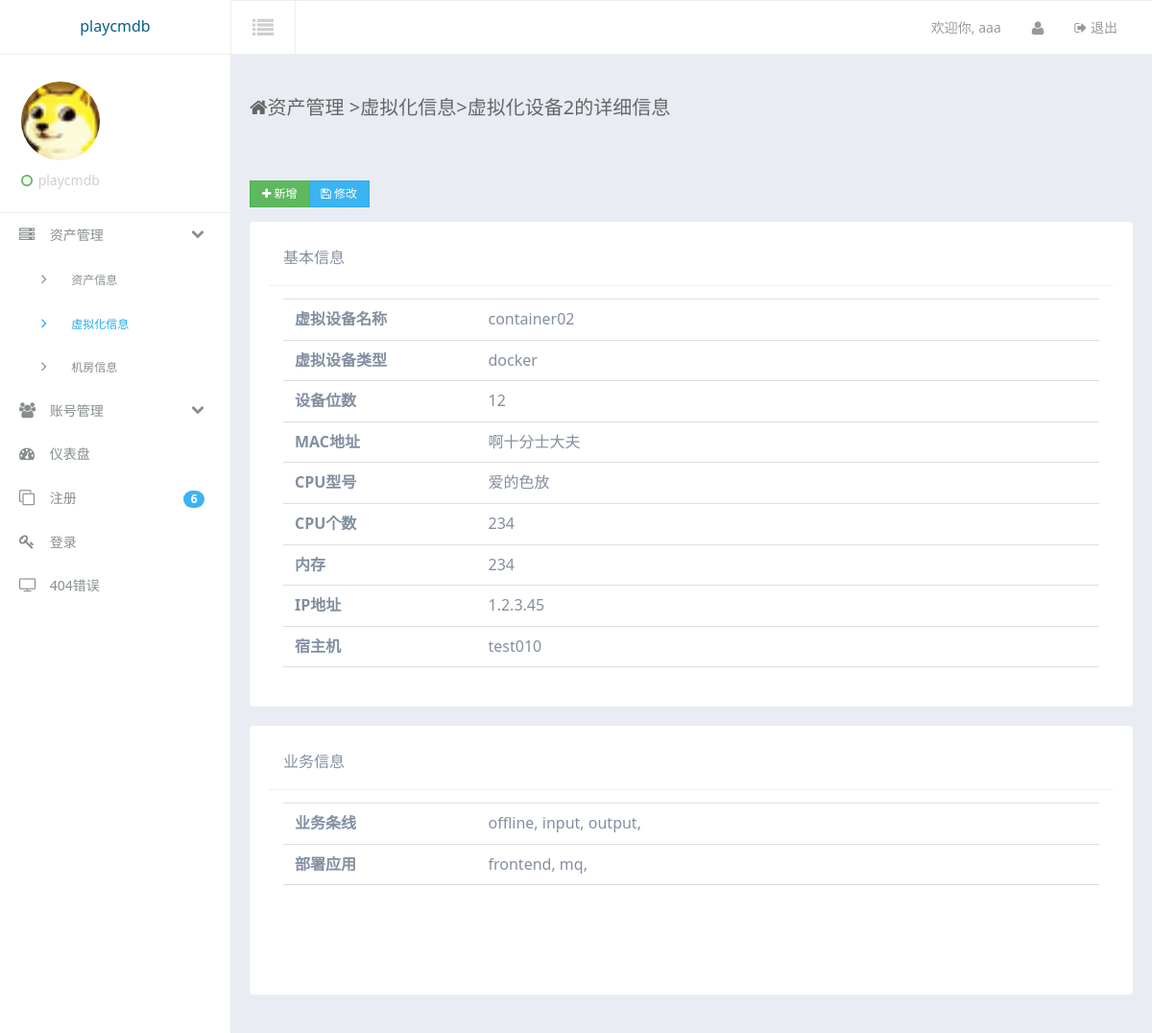
Page /assets/details_vm/2/ (signed in) on the committed database.
### accounts/models.py (models this page shows, shortened)
class UserInfo(models.Model):
    username = models.CharField(max_length=50,verbose_name = u'用户名')
    password = models.CharField(max_length=50,verbose_name = u'密码')
    type = models.ForeignKey('UserType',verbose_name = u'用户类型')
    realname = models.CharField(max_length=20,verbose_name = u'真实姓名')
    telphone = models.CharField(max_length=12,verbose_name = u'用户电话')

### assets/models.py (models this page shows, shortened)
class VirtualMachineInfo(models.Model):
    virtual_name = models.CharField(max_length = 40,unique=True,verbose_name = u'虚拟设备名称')
    virtual_type = models.ForeignKey('VirtualType',verbose_name = u'虚拟设备类型')
    machine_type = models.CharField(max_length = 40,verbose_name = u'虚拟设备位数')
    timestamp = models.DateTimeField(auto_now_add = True,verbose_name = u'创建时间')
    last_modified = models.DateTimeField(auto_now = True,verbose_name = u'最后修改时间')
    ip = models.CharField(max_length = 20,unique=True,verbose_name = u'IP地址')
    mac = models.CharField(max_length = 20,verbose_name = u'MAC地址')
    memery_size = models.CharField(max_length = 20,verbose_name = u'内存')
    cpu = models.CharField(max_length = 20,verbose_name = u'cpu型号')
    cpu_cores = models.CharField(max_length = 10,verbose_name = u'cpucore数量')
    cpu_pyhsical = models.CharField(max_length = 10,verbose_name = u'cpu物理数量')
    business = models.ManyToManyField(BusinessInfo,related_name='virtual_business',verbose_name = u'归属的业务条线')
    app = models.ManyToManyField(ApplicationInfo,related_name='virtual_application',verbose_name = u'部署的应用')
    status = models.CharField(max_length=1, choices=STATUS_CHOICES,default='d')
    host = models.ForeignKey('AssetInfo',verbose_name = u'宿主机')

class VirtualType(models.Model):
    type_name = models.CharField(max_length = 60,verbose_name = u'虚拟设备类型名称')
    def __unicode__(self):
        return self.type_name

class AssetInfo(models.Model):
    asset_name = models.CharField(max_length = 40,unique=True,verbose_name = u'设备名称')
    asset_type = models.ForeignKey('AssetType',verbose_name = u'资产类型')
    system_type = models.ForeignKey('SystemType',verbose_name = u'系统类型')
    machine_type = models.CharField(max_length = 40,verbose_name = u'设备位数')
    product = models.CharField(max_length = 40,verbose_name = u'产品名称')
    serial_number = models.CharField(max_length = 40,unique=True,verbose_name = u'设备序列号')
    timestamp = models.DateTimeField(auto_now_add = True,verbose_name = u'创建时间')
    last_modified = models.DateTimeField(auto_now = True,verbose_name = u'最后修改时间')
    location = models.ForeignKey('ServerRoom',verbose_name = u'资产所在位置')
    rack = models.CharField(max_length=20,verbose_name = u'机架位置')
    size = models.CharField(max_length=20,verbose_name = u'尺寸')
    ip = models.CharField(max_length = 20,unique=True,verbose_name = u'IP地址')
    mac = models.CharField(max_length = 20,verbose_name = u'MAC地址')
    memery_size = models.CharField(max_length = 20,verbose_name = u'内存')
    cpu = models.CharField(max_length = 20,verbose_name = u'cpu型号')
    cpu_cores = models.CharField(max_length = 10,verbose_name = u'cpucore数量')
    cpu_pyhsical = models.CharField(max_length = 10,verbose_name = u'cpu物理数量')
    business = models.ManyToManyField(BusinessInfo,related_name='asset_business',verbose_name = u'归属的业务条线')
    app = models.ManyToManyField(ApplicationInfo,related_name='asset_application',verbose_name = u'部署的应用')
    status = models.CharField(max_length=1, choices=STATUS_CHOICES,default='d')
    def __unicode__(self):
        return self.asset_name

### business/models.py (models this page shows)
class BusinessInfo(models.Model):
    business_name = models.CharField(max_length=50,verbose_name = u'业务条线')
    def __unicode__(self):
        return self.business_name

class ApplicationInfo(models.Model):
    app_name = models.CharField(max_length=50,verbose_name = u'应用名称')
    def __unicode__(self):
        return self.app_name

### assets/views.py (the view)
# urls.py: url(r'^details_vm/(?P<id>\w+)/$',details_vm),
@is_login_auth
def details_vm(request,id):
    ret = {'VirtualObj':None,'UserInfoObj':None,'Side':None,'SideSub':None}
    ret['Side'] = 'asset'
    ret['SideSub'] = 'virtual'
    VirtualObj = VirtualMachineInfo.objects.get(id=id)
    ret['VirtualObj'] = VirtualObj
    UserInfoObj = UserInfo.objects.get(username=request.session.get('username',None))
    ret['UserInfoObj'] = UserInfoObj
    ret['id'] = id
    return render_to_response('assets/virtual_details.html',ret)

### templates/assets/virtual_details.html
{% extends "suit/base.html" %}
{% block content %}
<div class="container-fluid am-cf">
    <div class="row">
        <div class="am-u-sm-12 am-u-md-12 am-u-lg-9">
        	<div class="page-header-heading"><span class="am-icon-home page-header-heading-icon"></span>资产管理 <span class="c-gray en">&gt;</span>虚拟化信息<span class="c-gray en">&gt;</span>虚拟化设备{{ VirtualObj.id }}的详细信息</div>
        </div>
    </div>
</div>
<div class="row-content am-cf">
                <div class="row am-cf">
                                <div class="am-u-sm-12 am-u-md-6 am-u-lg-6">
                                    <div class="am-form-group">
                                        <div class="am-btn-toolbar">
                                            <div class="am-btn-group am-btn-group-xs">
                                            	<a href="/assets/newvirtual" class="am-btn am-btn-default am-btn-success" role="button" target="_blank"><span class="am-icon-plus"></span> 新增</a>
                                            	<a href="/assets/editvm/{{ VirtualObj.id }}" class="am-btn am-btn-default am-btn-secondary" role="button"><span class="am-icon-save"></span> 修改</a>
                                            </div>
                                        </div>
                                    </div>
                                </div>
                    <div class="am-u-sm-12 am-u-md-12  am-u-lg-12">
                        <div class="widget am-cf">
                            <div class="widget-head am-cf">
                                <div class="widget-title am-fl">基本信息</div>
                            </div>
                            <div class="widget-body-lg widget-body am-fr" >
							<ul class="am-list am-list-static">
							  <li><label class="am-u-sm-3 am-form-label">虚拟设备名称</label>{{ VirtualObj.virtual_name }}</li>
							  <li><label for="user-email" class="am-u-sm-3 am-form-label">虚拟设备类型</label>{{ VirtualObj.virtual_type }}</li>
							  <li><label for="user-email" class="am-u-sm-3 am-form-label">设备位数</label>{{ VirtualObj.machine_type }}</li>
							  <li><label for="user-email" class="am-u-sm-3 am-form-label">MAC地址</label>{{ VirtualObj.mac }}</li>
							  <li><label for="user-email" class="am-u-sm-3 am-form-label">CPU型号</label>{{ VirtualObj.cpu }}</li>
							  <li><label for="user-email" class="am-u-sm-3 am-form-label">CPU个数</label>{{ VirtualObj.cpu_pyhsical }}</li>
							  <li><label for="user-email" class="am-u-sm-3 am-form-label">内存</label>{{ VirtualObj.memery_size }}</li>
							  <li><label for="user-email" class="am-u-sm-3 am-form-label">IP地址</label>{{ VirtualObj.ip }}</li>
							  <li><label for="user-email" class="am-u-sm-3 am-form-label">宿主机</label>{{ VirtualObj.host }}</li>
							</ul>
                            </div>
                        </div>
                        <div class="widget am-cf">
                            <div class="widget-head am-cf">
                                <div class="widget-title am-fl">业务信息</div>
                            </div>
                            <div class="widget-body-md widget-body am-fr" >
							<ul class="am-list am-list-static">
							  <li><label for="user-email" class="am-u-sm-3 am-form-label">业务条线</label>
							  {% if VirtualObj.business.all %}
							  {% for i in VirtualObj.business.all %}
							  {{ i }},
							  {% endfor %}
							  {% else %}
							  无
							  {% endif %}
							  </li>
							  <li><label for="user-email" class="am-u-sm-3 am-form-label">部署应用</label>
							  {% if VirtualObj.business.all %}
							  {% for i in VirtualObj.app.all %}
							  {{ i }},
							  {% endfor %}
							  {% else %}
							  无
							  {% endif %}
							  </li>
							</ul>
                            </div>
                        </div>
                    </div>
                </div>
</div>
{% endblock %}

### templates/suit/base.html (shortened to what this page needs)
<!DOCTYPE html>
<html lang="en">
<head>
    <link rel="stylesheet" href="/static/assets/css/amazeui.min.css" />
    <link rel="stylesheet" href="/static/assets/css/amazeui.datatables.min.css" />
    <link rel="stylesheet" href="/static/assets/css/app.css">
</head>
<body data-type="widgets" class="theme-white">
    <div class="am-g tpl-g">
        <header>
            <div class="am-fl tpl-header-logo">
                <a href="javascript:;">playcmdb</a>
            </div>
            <div class="tpl-header-fluid">
                <div class="am-fl tpl-header-switch-button am-icon-list">
                </div>
                <div class="am-fr tpl-header-navbar">
                    <ul>
                        <li class="am-text-sm tpl-header-navbar-welcome">
                            <a href="javascript:;">欢迎你, <span>{{ UserInfoObj.username }}</span> </a>
                        </li>
                        <li class="am-dropdown" data-am-dropdown>
                            <a href="javascript:;" class="am-dropdown-toggle" data-am-dropdown-toggle>
                                <i class="am-icon-user"></i>
                            </a>
                        </li>
                        <li class="am-text-sm">
                            <a href="/accounts/logout/">
                                <span class="am-icon-sign-out"></span> 退出
                            </a>
                        </li>
                    </ul>
                </div>
            </div>
        </header>
        <div class="left-sidebar">
            <div class="tpl-sidebar-user-panel">
                <div class="tpl-user-panel-slide-toggleable">
                    <div class="tpl-user-panel-profile-picture">
                        <img src="/static/assets/img/favicon.ico" alt="">
                    </div>
                    <span class="user-panel-logged-in-text">
              		<i class="am-icon-circle-o am-text-success tpl-user-panel-status-icon"></i>
					playcmdb
          			</span>
                </div>
            </div>
            <ul class="sidebar-nav">
                <li class="sidebar-nav-link">
                    <a href="javascript:;" class="sidebar-nav-sub-title">
                        <i class="am-icon-server sidebar-nav-link-logo"></i> 资产管理
                        <span class="am-icon-chevron-down am-fr am-margin-right-sm "></span>
                    </a>
                    <ul class="sidebar-nav sidebar-nav-sub" {% ifequal Side "asset" %} style="display: block;"{% endifequal %}>
                        <li class="sidebar-nav-link">
                            <a href="/assets/index/" {% ifequal SideSub "index" %} class="sub-active" {% endifequal %}>
                                <span class="am-icon-angle-right sidebar-nav-link-logo"></span> 资产信息
                            </a>
                        </li>
                        <li class="sidebar-nav-link">
                            <a href="/assets/virtual/" {% ifequal SideSub "virtual" %} class="sub-active" {% endifequal %}>
                                <span class="am-icon-angle-right sidebar-nav-link-logo"></span> 虚拟化信息
                            </a>
                        </li>
                        <li class="sidebar-nav-link">
                            <a href="/assets/datacenter/" {% ifequal SideSub "datacenter" %} class="sub-active" {% endifequal %}>
                                <span class="am-icon-angle-right sidebar-nav-link-logo"></span> 机房信息
                            </a>
                        </li>
                    </ul>
                </li>
                <li class="sidebar-nav-link">
                    <a href="javascript:;" class="sidebar-nav-sub-title">
                        <i class="am-icon-group sidebar-nav-link-logo"></i> 账号管理
                        <span class="am-icon-chevron-down am-fr am-margin-right-sm "></span>
                    </a>
                </li>
                <li class="sidebar-nav-link">
                    <a href="/dashboard/dashboard/"  {% ifequal Side "dashboard" %} class="active" {% endifequal %}>
                        <i class="am-icon-dashboard sidebar-nav-link-logo"></i> 仪表盘
                    </a>
                </li>
                <li class="sidebar-nav-link">
                    <a href="sign-up.html">
                        <i class="am-icon-clone sidebar-nav-link-logo"></i> 注册
                        <span class="am-badge am-badge-secondary sidebar-nav-link-logo-ico am-round am-fr am-margin-right-sm">6</span>
                    </a>
                </li>
                <li class="sidebar-nav-link">
                    <a href="login.html">
                        <i class="am-icon-key sidebar-nav-link-logo"></i> 登录
                    </a>
                </li>
                <li class="sidebar-nav-link">
                    <a href="404.html">
                        <i class="am-icon-tv sidebar-nav-link-logo"></i> 404错误
                    </a>
                </li>
            </ul>
        </div>
        <div class="tpl-content-wrapper">
			{% block content %}{% endblock %}
        </div>
    </div>
</body>
</html>

### rows in the picture
UserInfo: username "aaa"
VirtualMachineInfo: id "2", virtual_name "container02", virtual_type "docker", machine_type "12", mac "啊十分士大夫", cpu "爱的色放", cpu_pyhsical "234", memery_size "234", ip "1.2.3.45", host "test010"
BusinessInfo: business_name "offline"
BusinessInfo: business_name "input"
BusinessInfo: business_name "output"
ApplicationInfo: app_name "frontend"
ApplicationInfo: app_name "mq"
